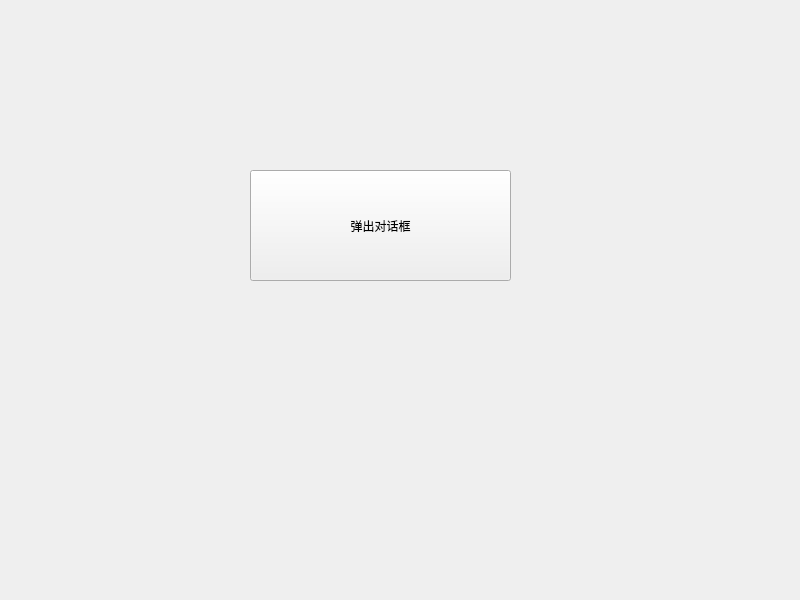
<?xml version="1.0" encoding="UTF-8"?>
<ui version="4.0">
 <class>Widget</class>
 <widget class="QWidget" name="Widget">
  <property name="geometry">
   <rect>
    <x>0</x>
    <y>0</y>
    <width>800</width>
    <height>600</height>
   </rect>
  </property>
  <property name="windowTitle">
   <string>Widget</string>
  </property>
  <widget class="QPushButton" name="pushButton">
   <property name="geometry">
    <rect>
     <x>250</x>
     <y>170</y>
     <width>261</width>
     <height>111</height>
    </rect>
   </property>
   <property name="text">
    <string>弹出对话框</string>
   </property>
  </widget>
 </widget>
 <resources/>
 <connections/>
</ui>
